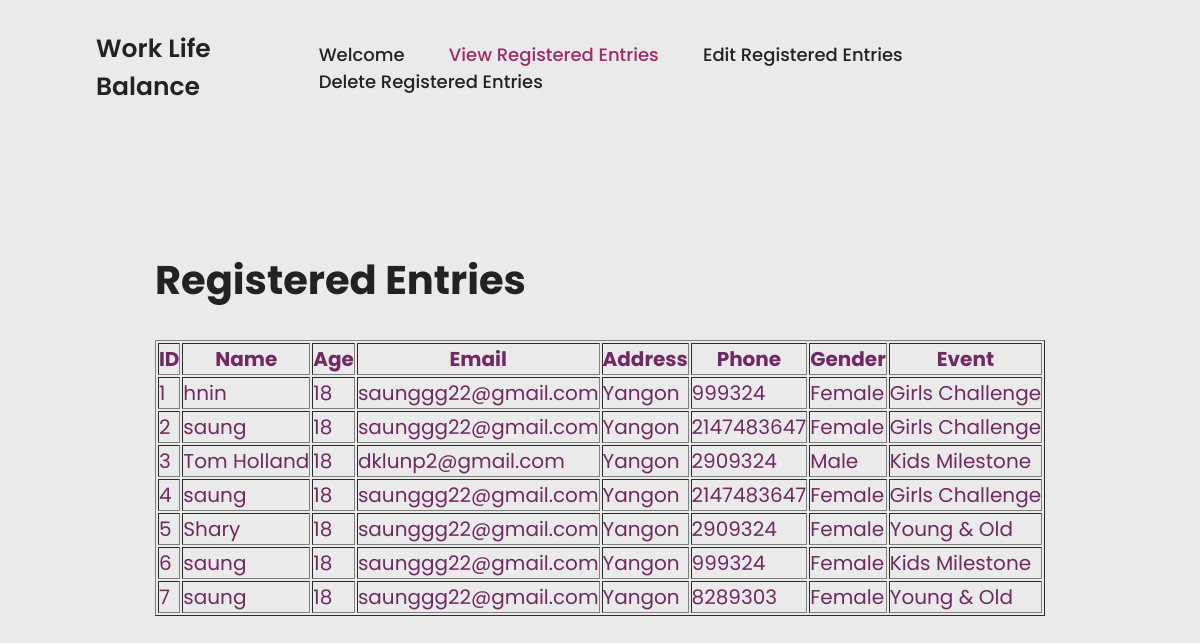
Page /AdminView.php on the committed database.
### tables this page shows
CREATE TABLE `regevent` (
  `id` int(11) NOT NULL,
  `uname` varchar(20) DEFAULT NULL,
  `gender` enum('Male','Female') DEFAULT NULL,
  `age` int(11) DEFAULT NULL,
  `email` varchar(30) DEFAULT NULL,
  `address` varchar(20) DEFAULT NULL,
  `phone` int(100) DEFAULT NULL,
  `event` varchar(20) DEFAULT NULL
);

### AdminView.php (the view, shortened to what this page needs)
<!DOCTYPE html>
<html>
    <head>
        <link rel="stylesheet" type="text/css" href="Style.css">
        <link href='https://unpkg.com/boxicons@2.1.4/css/boxicons.min.css' rel='stylesheet'>
    </head>
    <body>
        <header class="header">
            <a href="#" class="logo">Work Life Balance</a>
            <nav class="navbar">
                <a href="AdminWelcome.php">Welcome</a>
                <a href="AdminView.php" class="active">View Registered Entries</a>
                <a href="AdminEdit.php">Edit Registered Entries</a>
                <a href="AdminDelete.php">Delete Registered Entries</a>
            </nav>
        </header>
        <body>
            <section class="view">
                <div class="view-content">
                    <h1>Registered Entries</h1>
                    <?php
                    $host = "localhost";
                    $user = "root";
                    $passwd = "";
                    $database = "jade108";
                    $table_name = "regevent";
                    $connect = mysqli_connect($host,$user,$passwd,$database)
                                or die("could not connect to database");
                    $query = "SELECT * FROM $table_name";
                    mysqli_select_db($connect,$database);
                    $result = mysqli_query($connect,$query);
                    if ($result) {
                        print "<table align=center border=1>";
                        print "<th>ID<th>Name<th>Age<th>Email<th>Address<th>Phone<th>Gender<th>Event";
                        while ($row = mysqli_fetch_array($result,MYSQLI_ASSOC))
                        {
                            $id=$row['id'];
                            $uname=$row['uname'];
                            $age=$row['age'];
                            $email=$row['email'];
                            $address=$row['address'];
                            $phone=$row['phone'];
                            $gender=$row['gender'];
                            $event=$row['event'];
                            print "<tr>";
                            print "<td>".$id."</td>";
                            print "<td>".$uname."</td>";
                            print "<td>".$age."</td>";
                            print "<td>".$email."</td>";
                            print "<td>".$address."</td>";
                            print "<td>".$phone."</td>";
                            print "<td>".$gender."</td>";
                            print "<td>".$event."</td>";
                            print "</tr>";
                        }
                        print "</table>";
                    }
                    else {
                        die ("Query=$query failed!");
                    }
                    echo "</div>" ;
                    ?>
            </section>
        </body>
    </body>
</html>

### Style.css (style rules this page uses)
* { margin: 0; padding: 0; box-sizing: border-box; font-family: 'Poppins',sans-serif; }
body { margin: 0px; padding: 0px; background: #eaeaea; }
.header { position: fixed; top: 0; left: 0; width: 100%; padding: 30px 8%; background: #eaeaea; display: flex; justify-content: space-between; align-items: center; z-index: 100; }
.logo { font-size: 25px; color: #222; text-decoration: none; font-weight: 600; opacity: 0; animation: slideRight 1s ease forwards; }
.navbar a { display: inline-block; font-size: 18px; color: #222; text-decoration: none; font-weight: 500; margin: 0 20px; opacity: 0; animation: slideTop .5s ease forwards; animation-delay: calc(.2s * var(--i)); }
.navbar a:hover, .navbar a.active { color: #9F2B68; }
a { text-decoration: none; }
.view { position: relative; width: 100%; height: 100vh; display: flex; justify-content: center; align-items: center; padding: 50px 8% 0; overflow: hidden; }
.view-content { font-size: 20px; margin: 15px 0 30px; color: #702963; }
.view-content h1 { font-size: 40px; margin: 30px 0 30px; color: #222; }

### rows in the picture
regevent: id "1", uname "hnin", age "18", email "saunggg22@gmail.com", address "Yangon", phone "999324", gender "Female", event "Girls Challenge"
regevent: id "2", uname "saung", age "18", email "saunggg22@gmail.com", address "Yangon", phone "2147483647", gender "Female", event "Girls Challenge"
regevent: id "3", uname "Tom Holland", age "18", email "dklunp2@gmail.com", address "Yangon", phone "2909324", gender "Male", event "Kids Milestone"
regevent: id "4", uname "saung", age "18", email "saunggg22@gmail.com", address "Yangon", phone "2147483647", gender "Female", event "Girls Challenge"
regevent: id "5", uname "Shary", age "18", email "saunggg22@gmail.com", address "Yangon", phone "2909324", gender "Female", event "Young & Old"
regevent: id "6", uname "saung", age "18", email "saunggg22@gmail.com", address "Yangon", phone "999324", gender "Female", event "Kids Milestone"
regevent: id "7", uname "saung", age "18", email "saunggg22@gmail.com", address "Yangon", phone "8289303", gender "Female", event "Young & Old"
